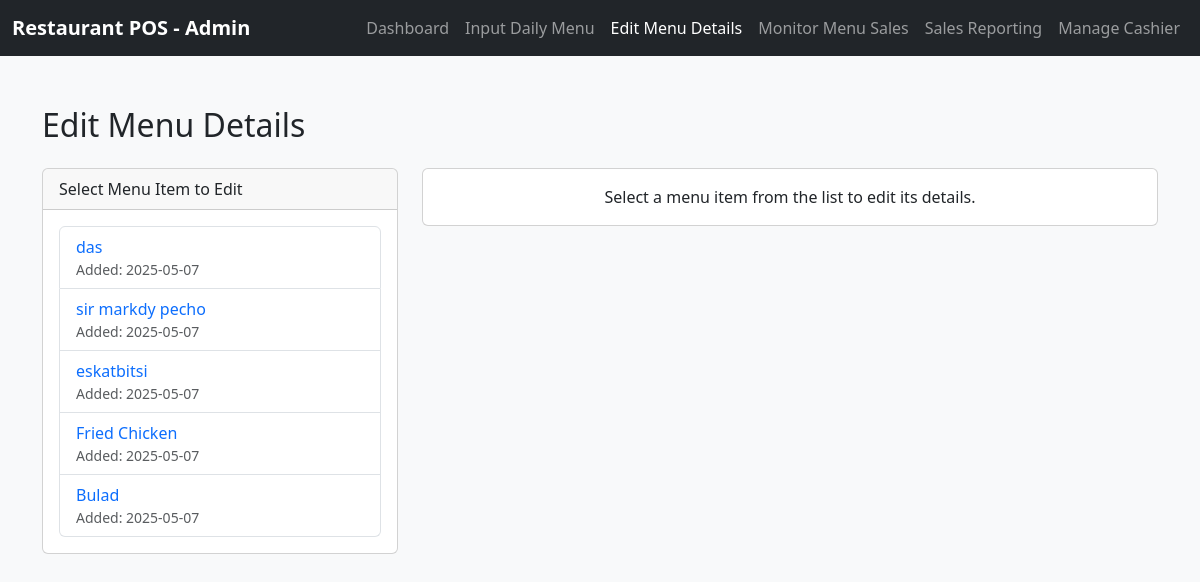
The app's page /admin/MenuManagement/edit-menu-details.php with its own data.
### tables this page shows
CREATE TABLE `menu_items` (
  `id` int(11) NOT NULL,
  `menu_name` varchar(255) NOT NULL,
  `approximate_cost` decimal(10,2) NOT NULL,
  `number_of_servings` int(11) NOT NULL,
  `price_per_serve` decimal(10,2) NOT NULL,
  `expected_sales` decimal(10,2) NOT NULL,
  `servings_sold` int(11) DEFAULT 0,
  `date_added` date NOT NULL
);

### admin/MenuManagement/edit-menu-details.php (the view, shortened to what this page needs)
<!DOCTYPE html>
<html lang="en">
<head>
  <link rel="stylesheet" href="https://cdn.jsdelivr.net/npm/bootstrap@5.3.0/dist/css/bootstrap.min.css">
</head>
<body>
  <nav class="navbar navbar-expand-lg navbar-dark bg-dark">
    <div class="container-fluid">
      <a class="navbar-brand" href="#">Restaurant POS - Admin</a>
      <div class="collapse navbar-collapse" id="adminNavbar">
        <ul class="navbar-nav ms-auto">
          <li class="nav-item">
            <a class="nav-link" href="../index.php">Dashboard</a>
          </li>
          <li class="nav-item">
            <a class="nav-link" href="input-daily-menu.php">Input Daily Menu</a>
          </li>
          <li class="nav-item">
            <a class="nav-link active" href="edit-menu-details.php">Edit Menu Details</a>
          </li>
          <li class="nav-item">
            <a class="nav-link" href="monitor-menu-sales.php">Monitor Menu Sales</a>
          </li>
          <li class="nav-item">
            <a class="nav-link" href="sales-reporting.php">Sales Reporting</a>
          </li>
          <li class="nav-item">
            <a class="nav-link" href="manage-cashier.php">Manage Cashier</a>
          </li>
        </ul>
      </div>
    </div>
  </nav>
  <div class="container">
    <h2 class="mb-4">Edit Menu Details</h2>
    <?php
    include '../../connection.php';
    $selectedMenuItem = null;
    $menuInventoryItems = [];
    $inventory_items = [];
    $inventory_query = "SELECT id, item_name, current_stock FROM inventory_items ORDER BY item_name";
    $inventory_result = mysqli_query($conn, $inventory_query);
    if ($inventory_result && mysqli_num_rows($inventory_result) > 0) {
        while ($item = mysqli_fetch_assoc($inventory_result)) {
            $inventory_items[$item['id']] = $item;
        }
    }
    $sql = "SELECT id, menu_name, date_added FROM menu_items ORDER BY date_added DESC";
    $result = mysqli_query($conn, $sql);
    ?>
    <div class="row">
        <div class="col-md-4">
            <div class="card mb-4">
                <div class="card-header">
                    Select Menu Item to Edit
                </div>
                <div class="card-body">
                    <?php
                    if (mysqli_num_rows($result) > 0) {
                        echo '<ul class="list-group">';
                        while($row = mysqli_fetch_assoc($result)) {
                            $activeClass = (isset($_GET['menu_id']) && $_GET['menu_id'] == $row['id']) ? "active" : "";
                            echo '<li class="list-group-item ' . $activeClass . '">
                                    <a href="?menu_id=' . $row['id'] . '" class="text-decoration-none d-block">
                                        ' . $row['menu_name'] . '
                                        <small class="d-block text-muted">Added: ' . $row['date_added'] . '</small>
                                    </a>
                                  </li>';
                        }
                        echo '</ul>';
                    } else {
                        echo '<p>No menu items found. <a href="input-daily-menu.php">Add some</a> first.</p>';
                    }
                    ?>
                </div>
            </div>
        </div>
        <div class="col-md-8">
            <?php if ($selectedMenuItem): ?>
                <div class="card">
                    <div class="card-header">
                        Edit: <?php echo $selectedMenuItem['menu_name']; ?>
                    </div>
                    <div class="card-body">
                        <form method="post" action="<?php echo htmlspecialchars($_SERVER["PHP_SELF"] . '?menu_id=' . $selectedMenuItem['id']); ?>">
                            <input type="hidden" name="menu_id" value="<?php echo $selectedMenuItem['id']; ?>">
                            <div class="mb-3">
                                <label for="menu_name" class="form-label">Menu Name</label>
                                <input type="text" class="form-control" id="menu_name" name="menu_name"
                                    value="<?php echo $selectedMenuItem['menu_name']; ?>" required>
                            </div>
                            <div class="mb-3">
                                <label for="approximate_cost" class="form-label">Approximate Cost</label>
                                <input type="number" class="form-control" id="approximate_cost" name="approximate_cost"
                                    step="0.01" value="<?php echo $selectedMenuItem['approximate_cost']; ?>" required>
                            </div>
                            <div class="mb-3">
                                <label for="number_of_servings" class="form-label">Approximate Number of Servings</label>
                                <input type="number" class="form-control" id="number_of_servings" name="number_of_servings"
                                    value="<?php echo $selectedMenuItem['number_of_servings']; ?>" required>
                            </div>
                            <div class="mb-3">
                                <label for="price_per_serve" class="form-label">Price Per Serve</label>
                                <input type="number" class="form-control" id="price_per_serve" name="price_per_serve"
                                    step="0.01" value="<?php echo $selectedMenuItem['price_per_serve']; ?>" required>
                            </div>
                            <div class="mb-3">
                                <label class="form-label">Expected Sales</label>
                                <div class="input-group">
                                    <input type="text" class="form-control" id="expected_sales"
                                        value="<?php echo $selectedMenuItem['expected_sales']; ?>" disabled>
                                    <span class="input-group-text">Will be calculated automatically</span>
                                </div>
                            </div>
                            <div class="card mb-3">
                                <div class="card-header bg-light">
                                    <h5 class="mb-0">Inventory Items Used</h5>
                                    <small class="text-muted">Specify the inventory items used per serving of this menu item</small>
                                </div>
                                <div class="card-body">
                                    <?php if (count($inventory_items) > 0): ?>
                                        <div id="inventory-items-container">
                                            <div class="row mb-2">
                                                <div class="col-md-6"><strong>Inventory Item</strong></div>
                                                <div class="col-md-5"><strong>Quantity Per Serving</strong></div>
                                                <div class="col-md-1"></div>
                                            </div>
                                            <?php if (count($menuInventoryItems) > 0): ?>
                                                <?php foreach ($menuInventoryItems as $index => $item): ?>
                                                    <div class="inventory-item-row row">
                                                        <div class="col-md-6">
                                                            <select class="form-select" name="inventory_item[<?php echo $index; ?>]">
                                                                <option value="">-- Select Inventory Item --</option>
                                                                <?php foreach ($inventory_items as $inv_item): ?>
                                                                    <option value="<?php echo $inv_item['id']; ?>" <?php echo ($inv_item['id'] == $item['inventory_item_id']) ? 'selected' : ''; ?>>
                                                                        <?php echo $inv_item['item_name']; ?> (Current Stock: <?php echo $inv_item['current_stock']; ?>)
                                                                    </option>
                                                                <?php endforeach; ?>
                                                            </select>
                                                        </div>
                                                        <div class="col-md-5">
                                                            <input type="number" class="form-control" name="quantity_per_serving[<?php echo $index; ?>]"
                                                                step="0.01" value="<?php echo $item['quantity_per_serving']; ?>" placeholder="Quantity per serving">
                                                        </div>
                                                        <div class="col-md-1">
                                                            <button type="button" class="btn btn-danger btn-sm remove-item">Remove</button>
                                                        </div>
                                                    </div>
                                                <?php endforeach; ?>
                                            <?php else: ?>
                                                <div class="inventory-item-row row">
                                                    <div class="col-md-6">
                                                        <select class="form-select" name="inventory_item[0]">
                                                            <option value="">-- Select Inventory Item --</option>
                                                            <?php foreach ($inventory_items as $item): ?>
                                                                <option value="<?php echo $item['id']; ?>">
                                                                    <?php echo $item['item_name']; ?> (Current Stock: <?php echo $item['current_stock']; ?>)
                                                                </option>
                                                            <?php endforeach; ?>
                                                        </select>
                                                    </div>
                                                    <div class="col-md-5">
                                                        <input type="number" class="form-control" name="quantity_per_serving[0]"
                                                            step="0.01" placeholder="Quantity per serving">
                                                    </div>
                                                    <div class="col-md-1">
                                                        <button type="button" class="btn btn-danger btn-sm remove-item" style="display:none;">Remove</button>
                                                    </div>
                                                </div>
                                            <?php endif; ?>
                                        </div>
                                        <div class="mt-2">
                                            <button type="button" id="add-item" class="btn btn-sm btn-secondary">Add Another Item</button>
                                        </div>
                                    <?php else: ?>
                                        <div class="alert alert-warning">
                                            No inventory items available. Please <a href="../InventoryManagement/input-purchase-details.php">add inventory items</a> first.
                                        </div>
                                    <?php endif; ?>
                                </div>
                            </div>
                            <button type="submit" name="update_menu" class="btn btn-primary">Update Menu Item</button>
                        </form>
                    </div>
                </div>
            <?php else: ?>
                <div class="card">
                    <div class="card-body">
                        <p class="text-center mb-0">Select a menu item from the list to edit its details.</p>
                    </div>
                </div>
            <?php endif; ?>
        </div>
    </div>
  </div>
</body>
</html>

### admin/MenuManagement/edit-menu-details.php (style rules this page uses)
body { background-color: #f8f9fa; }
.nav-link { font-weight: 500; }
.navbar-brand { font-weight: bold; }
.container { margin-top: 50px; }

### records on screen
menu_items: menu_name "das", date_added "2025-05-07"
menu_items: menu_name "sir markdy pecho", date_added "2025-05-07"
menu_items: menu_name "eskatbitsi", date_added "2025-05-07"
menu_items: menu_name "Fried Chicken", date_added "2025-05-07"
menu_items: menu_name "Bulad", date_added "2025-05-07"
